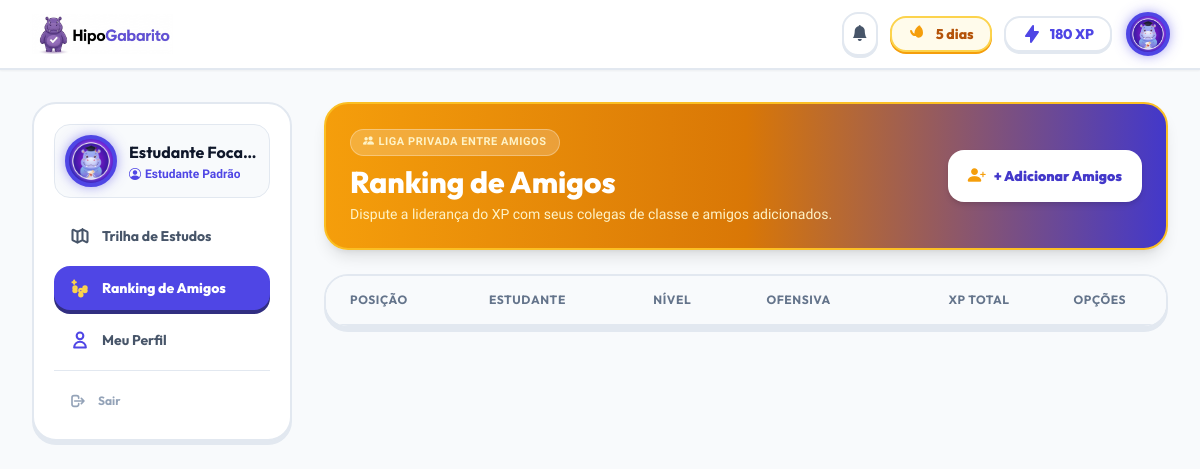
/leaderboard.php (signed in), run on the app's committed database.
### tables this page shows
CREATE TABLE IF NOT EXISTS `users` (
    `id` INT AUTO_INCREMENT PRIMARY KEY,
    `name` VARCHAR(100) NOT NULL,
    `email` VARCHAR(150) NOT NULL UNIQUE,
    `password_hash` VARCHAR(255) NOT NULL,
    `avatar` VARCHAR(255) DEFAULT 'assets/img/default_avatar.jpg',
    `avatar_icon` VARCHAR(50) DEFAULT 'bi-person-circle',
    `avatar_frame` VARCHAR(50) DEFAULT 'frame-indigo',
    `xp` INT DEFAULT 0,
    `level` INT DEFAULT 1,
    `streak_days` INT DEFAULT 1,
    `last_active_date` DATE DEFAULT NULL,
    `hearts` INT DEFAULT 5,
    `max_hearts` INT DEFAULT 5,
    `role` ENUM('student', 'admin') DEFAULT 'student',
    `created_at` TIMESTAMP DEFAULT CURRENT_TIMESTAMP
);

### leaderboard.php (the view, shortened to what this page needs)
<?php
require_once __DIR__ . '/config/db.php';
$userId = $_SESSION['user_id'];
$stmtUser = $pdo->prepare("SELECT * FROM users WHERE id = ?");
$stmtUser->execute([$userId]);
$user = $stmtUser->fetch();
$userAvatar = !empty($user['avatar']) ? $user['avatar'] : 'assets/img/default_avatar.jpg';
$userFrame = !empty($user['avatar_frame']) ? $user['avatar_frame'] : 'frame-indigo';
$userBadgeMap = [
    'bi-person-circle' => 'Estudante Padrão',
    'bi-backpack' => 'Mochileiro Focado',
    'bi-mortarboard' => 'Formando Vestibulando',
    'bi-rocket-takeoff' => 'Foguete da Aprovação',
    'bi-lightning-charge' => 'Mago do Conhecimento',
    'bi-award' => 'Campeão de Simulados',
    'bi-gem' => 'Diamante Medicina',
    'bi-incognito' => 'Mestre Misterioso',
    'bi-crown' => 'Rei da Aprovação',
    'bi-emoji-smile-fill' => '🦛 Hipopótamo Lendário'
];
$userBadgeIcon = $user['avatar_icon'] ?? 'bi-person-circle';
$userBadgeName = $userBadgeMap[$userBadgeIcon] ?? 'Estudante Padrão';
?>
<!DOCTYPE html>
<html lang="pt-BR" class="h-full bg-slate-50">
<head>
    <script src="https://cdn.tailwindcss.com"></script>
    <link href="https://cdn.jsdelivr.net/npm/bootstrap-icons@1.11.3/font/bootstrap-icons.min.css" rel="stylesheet">
    <link rel="stylesheet" href="assets/css/main.css?v=<?= time() ?>">
</head>
<body class="min-h-full font-sans antialiased text-slate-800 bg-slate-50 selection:bg-indigo-500 selection:text-white">
    <header class="sticky top-0 z-50 bg-white/95 backdrop-blur-md border-b-2 border-slate-200 py-3 shadow-sm">
        <div class="max-w-7xl mx-auto px-4 sm:px-6 lg:px-8 flex items-center justify-between">
            <a href="dashboard.php" class="flex items-center gap-2 group text-decoration-none">
                <img src="assets/img/hipogabarito_logo.png" alt="HipoGabarito Logo" class="h-9 sm:h-10 w-auto object-contain group-hover:scale-105 transition-transform">
            </a>
            <div class="flex items-center gap-3">
                <div class="relative">
                    <button id="notifBellBtn" onclick="toggleNotifDropdown()" class="relative p-2 rounded-2xl bg-white border-2 border-slate-200 shadow-[0_2px_0_0_#e2e8f0] hover:bg-slate-50 text-slate-600 hover:text-indigo-600 transition-all flex items-center justify-center" title="Notificações">
                        <i class="bi bi-bell-fill text-base"></i>
                    </button>
                </div>
                <div class="flex items-center gap-2 bg-amber-50 px-4 py-1.5 rounded-2xl border-2 border-amber-300 shadow-[0_2px_0_0_#f59e0b]">
                    <span class="font-outfit font-extrabold text-amber-700 text-sm"><?= (int)($user['streak_days'] ?? 1) ?> dias</span>
                </div>
                <div class="flex items-center gap-2 bg-white px-4 py-1.5 rounded-2xl border-2 border-slate-200 shadow-[0_2px_0_0_#e2e8f0]">
                    <svg class="w-5 h-5 text-indigo-600" fill="currentColor" viewBox="0 0 20 20">
                        <path fill-rule="evenodd" d="M11.3 1.046A1 1 0 0112 2v5h4a1 1 0 01.82 1.573l-7 10A1 1 0 018 18v-5H4a1 1 0 01-.82-1.573l7-10a1 1 0 011.12-.38z" clip-rule="evenodd"/>
                    </svg>
                    <span class="font-outfit font-extrabold text-indigo-600 text-sm"><?= htmlspecialchars($user['xp'] ?? 0) ?> XP</span>
                </div>
                <a href="profile.php" class="ml-1 group" title="Meu Perfil">
                    <img src="<?= htmlspecialchars($userAvatar) ?>" alt="Avatar" onerror="this.onerror=null;this.src='assets/img/default_avatar.jpg'" class="w-10 h-10 rounded-full <?= htmlspecialchars($userFrame) ?> object-cover group-hover:scale-105 transition-transform shadow-sm">
                </a>
            </div>
        </div>
    </header>
    <main class="max-w-7xl mx-auto px-4 sm:px-6 lg:px-8 py-8">
        <div class="grid grid-cols-1 lg:grid-cols-12 gap-8 items-start">
            <aside class="lg:col-span-3 sticky top-20 space-y-3.5">
                <div class="bg-white rounded-3xl border-2 border-slate-200 p-5 shadow-[0_4px_0_0_#e2e8f0]">
                    <div class="flex items-center gap-3.5 p-3 mb-4 bg-slate-50 rounded-2xl border border-slate-200">
                        <img src="<?= htmlspecialchars($userAvatar) ?>" onerror="this.onerror=null;this.src='assets/img/default_avatar.jpg'" class="w-12 h-12 rounded-full <?= htmlspecialchars($userFrame) ?> object-cover shadow-sm">
                        <div class="min-w-0 flex-1">
                            <h3 class="font-outfit font-bold text-slate-900 text-base truncate"><?= htmlspecialchars($user['name'] ?? 'Estudante') ?></h3>
                            <div class="flex items-center gap-1 text-xs font-bold text-indigo-600 truncate mt-0.5" title="Título Equipado">
                                <i class="bi <?= htmlspecialchars($userBadgeIcon) ?>"></i>
                                <span class="truncate"><?= htmlspecialchars($userBadgeName) ?></span>
                            </div>
                        </div>
                    </div>
                    <nav class="space-y-2">
                        <a href="dashboard.php" class="flex items-center gap-3 px-4 py-3 rounded-2xl font-outfit font-bold text-sm text-slate-600 hover:bg-slate-100 hover:text-slate-900 transition-all">
                            <svg class="w-5 h-5" fill="none" stroke="currentColor" viewBox="0 0 24 24" stroke-width="2.5">
                                <path stroke-linecap="round" stroke-linejoin="round" d="M9 20l-5.447-2.724A1 1 0 013 16.382V5.618a1 1 0 011.447-.894L9 7m0 13l6-3m-6 3V7m6 10l4.553 2.276A1 1 0 0021 18.382V7.618a1 1 0 00-.553-.894L15 4m0 13V4m0 0L9 7"/>
                            </svg>
                            Trilha de Estudos
                        </a>
                        <a href="leaderboard.php" class="flex items-center gap-3 px-4 py-3 rounded-2xl font-outfit font-extrabold text-sm bg-indigo-600 text-white shadow-[0_4px_0_0_#312e81] hover:bg-indigo-700 transition-all">
                            Ranking de Amigos
                        </a>
                        <a href="profile.php" class="flex items-center gap-3 px-4 py-3 rounded-2xl font-outfit font-bold text-sm text-slate-600 hover:bg-slate-100 hover:text-slate-900 transition-all">
                            <svg class="w-5 h-5 text-indigo-600" fill="none" stroke="currentColor" viewBox="0 0 24 24" stroke-width="2.5">
                                <path stroke-linecap="round" stroke-linejoin="round" d="M16 7a4 4 0 11-8 0 4 4 0 018 0zM12 14a7 7 0 00-7 7h14a7 7 0 00-7-7z"/>
                            </svg>
                            Meu Perfil
                        </a>
                        <div class="pt-3 border-t border-slate-200 mt-3">
                            <a href="api/auth.php?action=logout" class="flex items-center gap-3 px-4 py-2.5 rounded-2xl font-outfit font-bold text-xs text-slate-400 hover:text-rose-600 transition-all">
                                <svg class="w-4 h-4" fill="none" stroke="currentColor" viewBox="0 0 24 24" stroke-width="2.5">
                                    <path stroke-linecap="round" stroke-linejoin="round" d="M17 16l4-4m0 0l-4-4m4 4H7m6 4v1a3 3 0 01-3 3H6a3 3 0 01-3-3V7a3 3 0 013-3h4a3 3 0 013 3v1"/>
                                </svg>
                                Sair
                            </a>
                        </div>
                    </nav>
                </div>
            </aside>
            <section class="lg:col-span-9 space-y-6">
                <div class="bg-gradient-to-r from-amber-500 via-amber-600 to-indigo-700 text-white rounded-3xl p-6 shadow-lg border-2 border-amber-400 flex flex-col sm:flex-row items-start sm:items-center justify-between gap-4">
                    <div>
                        <span class="inline-flex items-center gap-1 px-3 py-1 rounded-full text-[11px] font-extrabold bg-white/20 text-amber-100 border border-white/30 uppercase tracking-wider mb-2">
                            <i class="bi bi-people-fill"></i> LIGA PRIVADA ENTRE AMIGOS
                        </span>
                        <h2 class="font-outfit font-extrabold text-2xl sm:text-3xl mb-1">Ranking de Amigos</h2>
                        <p class="text-xs sm:text-sm text-amber-100 font-medium mb-0">Dispute a liderança do XP com seus colegas de classe e amigos adicionados.</p>
                    </div>
                    <button onclick="openAddFriendModal()" class="bg-white text-indigo-700 hover:bg-amber-50 font-outfit font-black px-5 py-3 rounded-2xl shadow-md transition-all flex items-center gap-2 text-sm whitespace-nowrap group relative">
                        <i class="bi bi-person-plus-fill text-amber-500 text-lg group-hover:scale-110 transition-transform"></i>
                        <span>+ Adicionar Amigos</span>
                    </button>
                </div>
                <div class="bg-white rounded-3xl border-2 border-slate-200 shadow-[0_4px_0_0_#e2e8f0] overflow-hidden">
                    <div class="overflow-x-auto">
                        <table class="w-full text-left border-collapse">
                            <thead>
                                <tr class="bg-slate-50 border-b-2 border-slate-200 font-outfit text-xs font-extrabold text-slate-500 uppercase tracking-wider">
                                    <th class="py-4 px-6">Posição</th>
                                    <th class="py-4 px-6">Estudante</th>
                                    <th class="py-4 px-6">Nível</th>
                                    <th class="py-4 px-6">Ofensiva</th>
                                    <th class="py-4 px-6 text-right">XP Total</th>
                                    <th class="py-4 px-6 text-center">Opções</th>
                                </tr>
                            </thead>
                        </table>
                    </div>
                </div>
            </section>
        </div>
    </main>
</body>
</html>

### assets/css/main.css (style rules this page uses)
:root { --brand-primary: #4f46e5; --brand-primary-hover: #4338ca; --brand-primary-soft: #eef2ff; --brand-primary-border: #c7d2fe; --brand-accent: #06b6d4; --brand-accent-soft: #ecfeff; --brand-gold: #f59e0b; --brand-gold-soft: #fffbeb; --brand-green: #10b981; --brand-red: #ef4444; --bg-main: #f8fafc; --card-bg: #ffffff; --border-color: #e2e8f0; --text-primary: #0f172a; --text-muted: #64748b; --bs-font-sans-serif: 'Plus Jakarta Sans', -apple-system, BlinkMacSystemFont, sans-serif; --bs-body-bg: var(--bg-main); --bs-body-color: var(--text-primary); }
body { font-family: var(--bs-font-sans-serif); background-color: var(--bg-main); color: var(--text-primary); -webkit-font-smoothing: antialiased; min-height: 100vh; }
html body img.frame-indigo, html body .frame-indigo, img.frame-indigo { outline: 4px solid #4f46e5 !important; outline-offset: -2px !important; box-shadow: 0 0 14px rgba(79, 70, 229, 0.7) !important; border-radius: 9999px !important; }

### data on the page
users: streak_days "5", xp "180", avatar (placeholder picture), name "Estudante Foca…", avatar_icon "Estudante Padrão"
